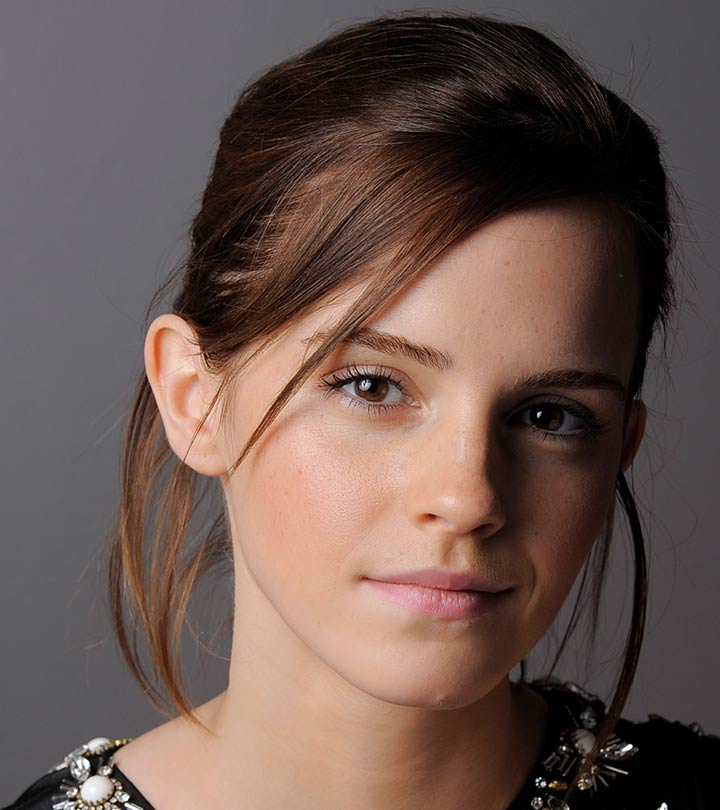
#> input picture utils/emma.jpg, 720 x 810 px
$ jupyter execute task1.ipynb
#> lines starting #> are read from the running program, lines starting #| are printed output that depends on the picture
Implement the intensity transformation depicted in Fig. 1a on the image shown in Fig. 1b.

[cell 1]
from PIL import Image
import numpy as np
import matplotlib.pyplot as plt

# Define the intensity transformation function based on the given plot
def intensity_transformation(pixel_value):
    if 0 <= pixel_value <= 50:
        return pixel_value
    elif 50 <= pixel_value <= 150:
        return 1.55*pixel_value + 22.5
    elif 150 <= pixel_value <= 255:
        return pixel_value
    else:
        return pixel_value  # No change if pixel value is outside bounds (just in case)

vectorized_transformation = np.vectorize(intensity_transformation)
plt.plot(vectorized_transformation(np.arange(256)))
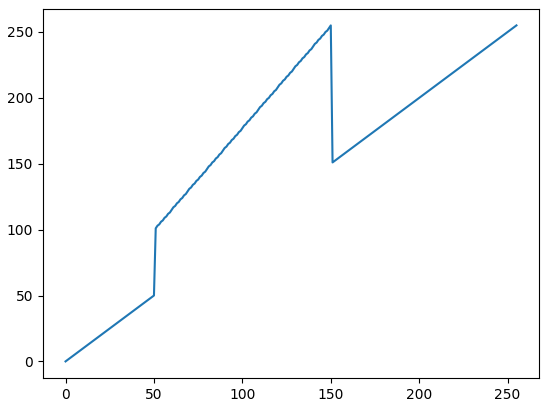
#> figure drawn by matplotlib, 1 panel; curve peaks at x = 150, y = 255

[cell 2]
from PIL import Image
import numpy as np
import matplotlib.pyplot as plt

# Load the image
image_path = 'utils/emma.jpg'
image = Image.open(image_path).convert('L')  # Convert to grayscale
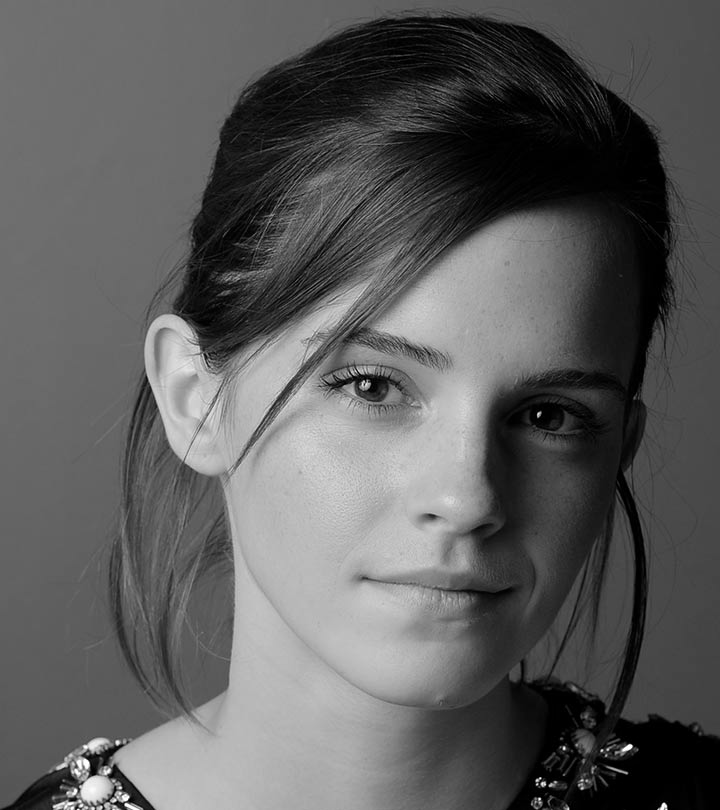
#> image: PIL image 720x810 L; min 0, max 255, mean 92.3

# Convert the image to a numpy array for pixel manipulation
image_np = np.array(image)

# Define the intensity transformation function based on the given plot
def intensity_transformation(pixel_value):
    if 0 <= pixel_value <= 50:
        return pixel_value
    elif 50 <= pixel_value <= 150:
        return 1.55*pixel_value + 22.5
    elif 150 <= pixel_value <= 255:
        return pixel_value
    else:
        return pixel_value  # No change if pixel value is outside bounds (just in case)

# Vectorize the transformation function to apply to the whole image
vectorized_transformation = np.vectorize(intensity_transformation)

# Apply the transformation
transformed_image_np = vectorized_transformation(image_np).astype(np.uint8)
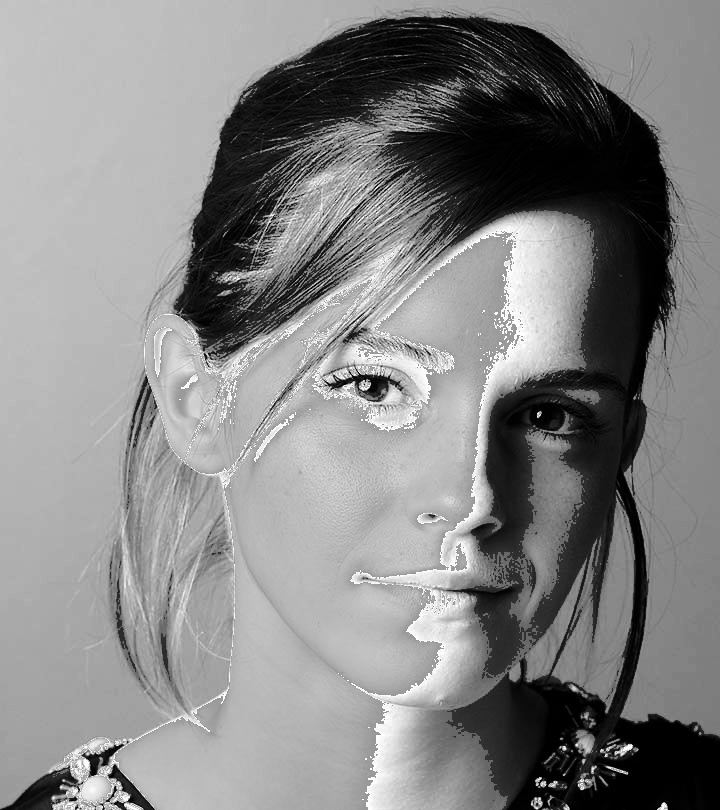
#> transformed_image_np: shape (810, 720); min 0, max 255, mean 133.1

# Convert the numpy array back to an image
transformed_image = Image.fromarray(transformed_image_np)

# Display the original and transformed images
fig, axes = plt.subplots(1, 2, figsize=(12, 6))

# Original image
axes[0].imshow(image_np, cmap='gray')
axes[0].set_title("Original Image")
axes[0].axis('off')

# Transformed image
axes[1].imshow(transformed_image_np, cmap='gray')
axes[1].set_title("Transformed Image")
axes[1].axis('off')

plt.show()
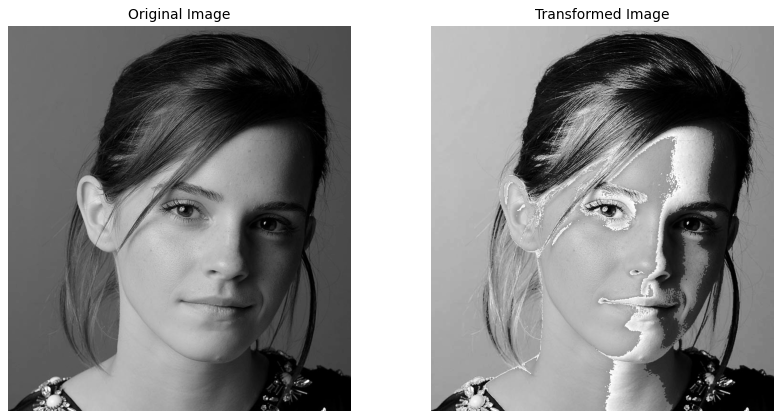
#> figure drawn by matplotlib, 2 panels

$ run again, with utils/daisy.jpg copied over utils/emma.jpg
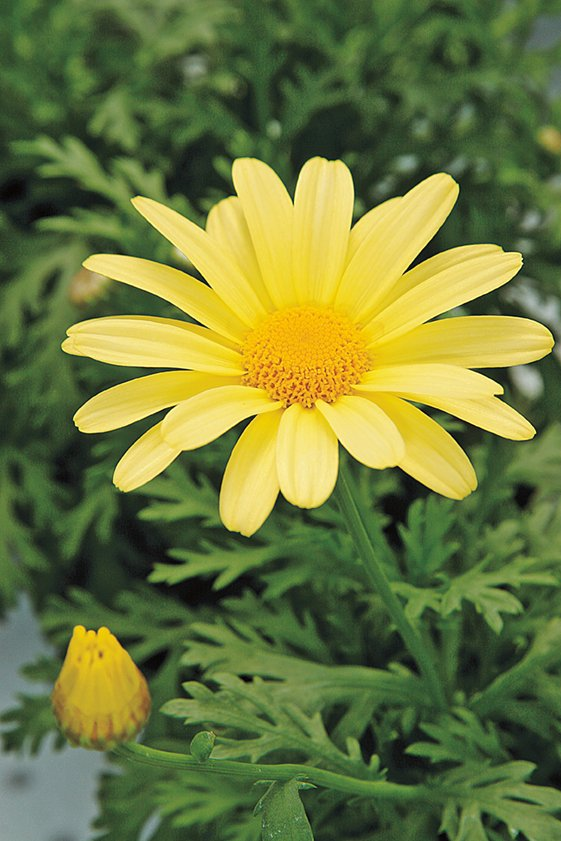
#> input picture utils/daisy.jpg, 561 x 841 px
#> `transformed_image_np = vectorized_transformation(image_np).astype(np.u..`:
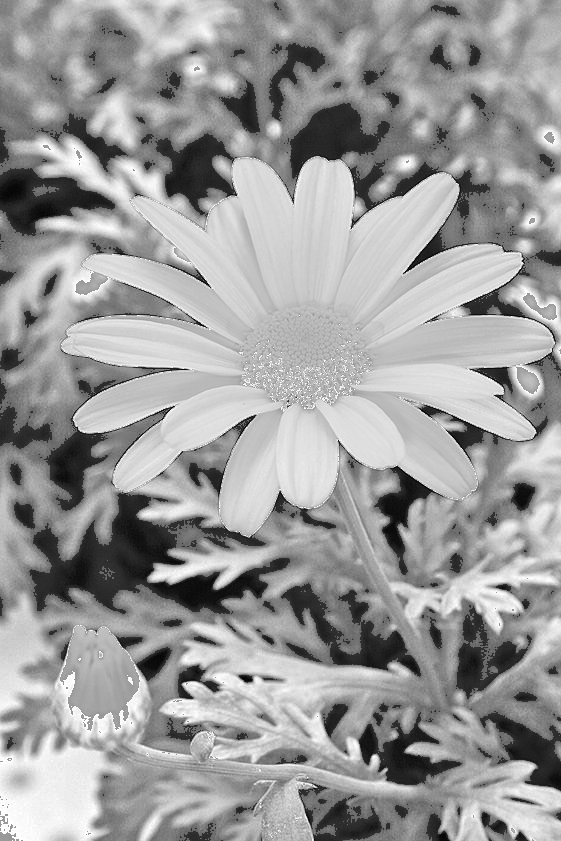
#> transformed_image_np: shape (841, 561); min 1, max 255, mean 155
#> `plt.show()`:
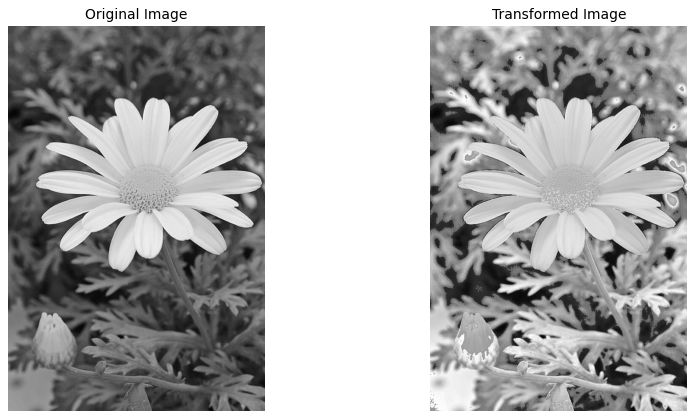
#> figure drawn by matplotlib, 2 panels

$ run again, with utils/highlights_and_shadows.jpg copied over utils/emma.jpg
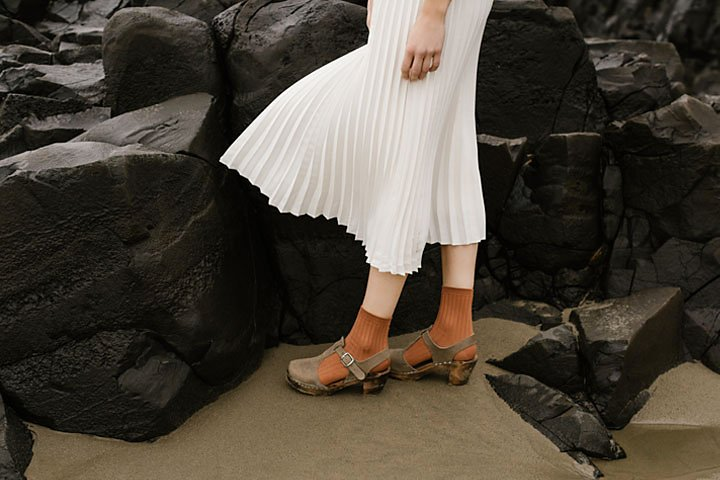
#> input picture utils/highlights_and_shadows.jpg, 720 x 480 px
#> `transformed_image_np = vectorized_transformation(image_np).astype(np.u..`:
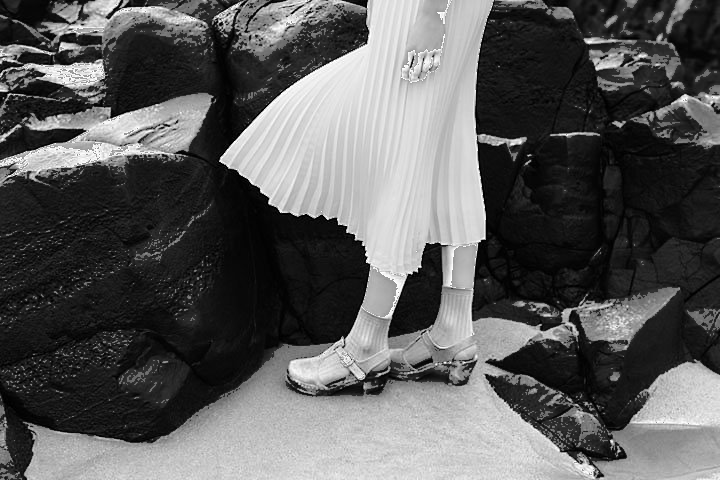
#> transformed_image_np: shape (480, 720); min 0, max 255, mean 91.5
#> `plt.show()`:
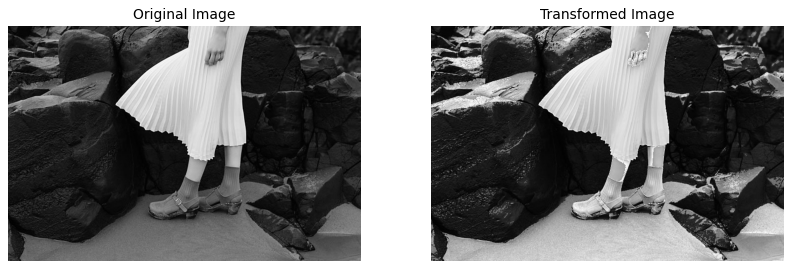
#> figure drawn by matplotlib, 2 panels

$ run again, with utils/jeniffer.jpg copied over utils/emma.jpg
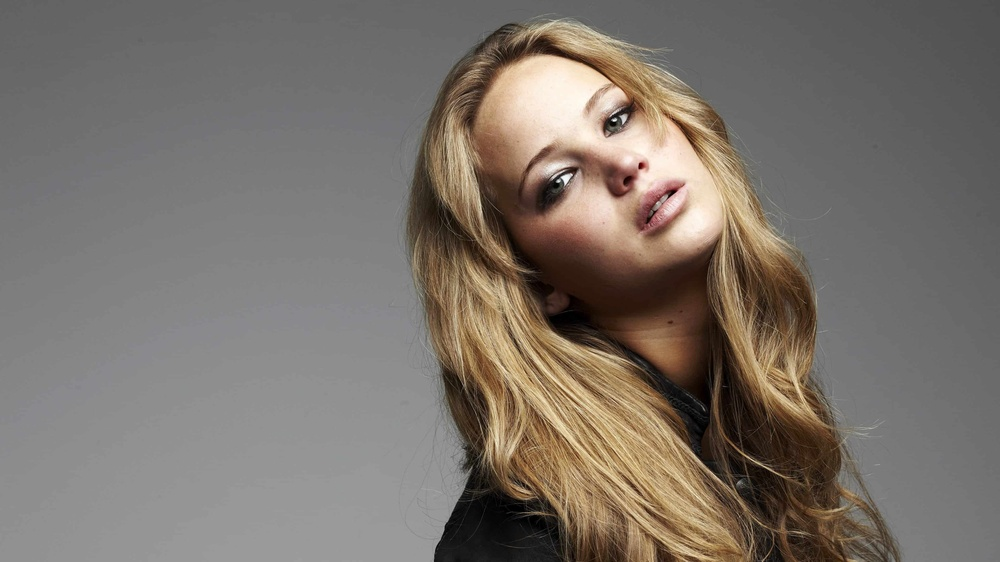
#> input picture utils/jeniffer.jpg, 1000 x 562 px, shrunk from 3840 x 2160 before the run
#> `transformed_image_np = vectorized_transformation(image_np).astype(np.u..`:
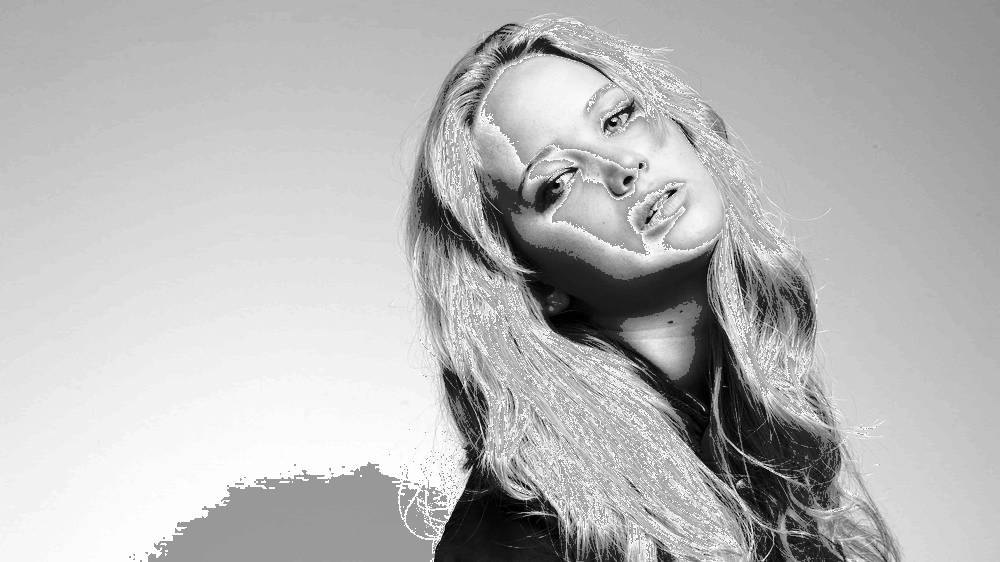
#> transformed_image_np: shape (562, 1000); min 0, max 255, mean 183.3
#> `plt.show()`:
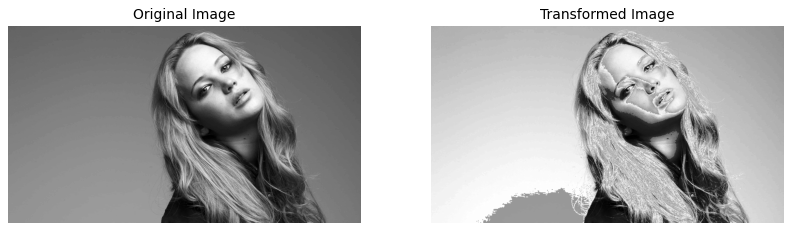
#> figure drawn by matplotlib, 2 panels
